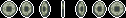

This is a level from a 2D game, rendered from its Tiled map with the project's own tilesets. A one-line summary and the complete map file follow:
An orthogonal 7x1 tile map with 18x18 px tiles, 1 tile layer (Tile Layer 1).

<map version="1.10" tiledversion="1.11.2" orientation="orthogonal" renderorder="right-down" width="7" height="1" tilewidth="18" tileheight="18" infinite="0" nextlayerid="2" nextobjectid="1">
 <tileset firstgid="1" source="coin.tsx" />
 <layer id="1" name="Tile Layer 1" width="7" height="1">
  <data encoding="csv">
15,16,17,18,19,20,21
</data>
 </layer>
</map>
